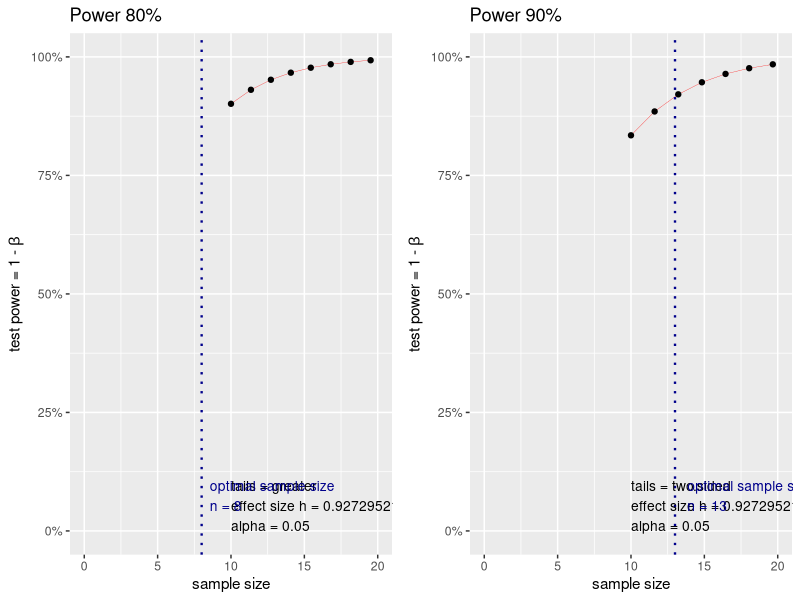

This chart was generated by the following R code:
## ---- chunk 1
knitr::opts_chunk$set(echo = TRUE)
library(pwr)
library(cowplot)
library(ggplot2)
library(tidyr)
## ---- chunk 2
errores=data.frame("Truth table"=c("Tests accepts Ho", "Test rejects Ho"), "Ho is TRUE"=c("True accept (1-alfa)", "T1 error (alfa) :false reject"), "Ho is False"=c("T2 error (beta): false accept", "Power: true reject (1-beta)"))
knitr::kable(errores)

## ---- chunk 3
##  80% power
p80=pwr.p.test(h = ES.h(p1 = 0.9, p2 = 0.50),
           power=0.8,
           sig.level = 0.05, 
           alternative = "greater")
p80
##90% power
p90=pwr.p.test(h = ES.h(p1 = 0.9, p2 = 0.50),
           power = 0.9,
           sig.level = 0.05)
p90
p90gg=plot(p90)+ggtitle("Power 90%")+xlim(0,20)
p80gg=plot(p80)+ggtitle("Power 80%")+xlim(0,20)
plot_grid(p80gg, p90gg)
